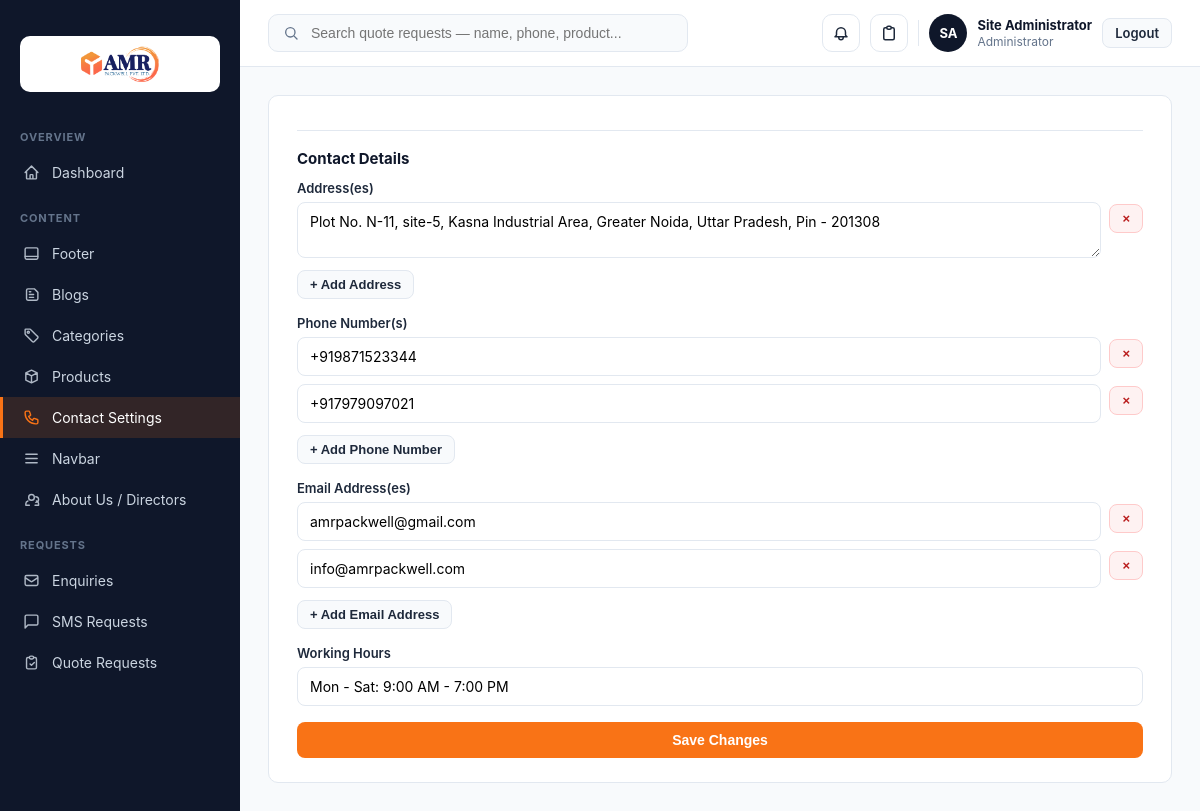
The page /php-admin/admin/contact-settings.php (signed in) on the database its author committed.
### tables this page shows
CREATE TABLE `contact_page_settings` (
  `id` int(11) NOT NULL DEFAULT 1,
  `addresses` text DEFAULT NULL,
  `phones` text DEFAULT NULL,
  `whatsapp_number` varchar(20) DEFAULT NULL,
  `emails` text DEFAULT NULL,
  `working_hours` varchar(150) DEFAULT NULL,
  `map_embed_url` text DEFAULT NULL,
  `google_maps_link` varchar(500) DEFAULT NULL,
  `facebook_url` varchar(255) DEFAULT NULL,
  `instagram_url` varchar(255) DEFAULT NULL,
  `whatsapp_url` varchar(255) DEFAULT NULL,
  `linkedin_url` varchar(255) DEFAULT NULL,
  `youtube_url` varchar(255) DEFAULT NULL,
  `updated_at` timestamp NOT NULL DEFAULT current_timestamp() ON UPDATE current_timestamp()
);

### php-admin/config/db.php (called while the page is built, shortened)
<?php
function db(): PDO
{
    static $pdo = null;
    if ($pdo === null) {
        $dsn = 'mysql:host=' . DB_HOST . ';dbname=' . DB_NAME . ';charset=' . DB_CHARSET;
        try {
            $pdo = new PDO($dsn, DB_USER, DB_PASS, [
                PDO::ATTR_ERRMODE            => PDO::ERRMODE_EXCEPTION,
                PDO::ATTR_DEFAULT_FETCH_MODE => PDO::FETCH_ASSOC,
                PDO::ATTR_EMULATE_PREPARES   => false,
            ]);
        } catch (PDOException $e) {
            error_log('DB connection failed: ' . $e->getMessage());
            http_response_code(500);
            die('Something went wrong. Please try again later.');
        }
    }
    return $pdo;
}

### php-admin/includes/auth.php (called while the page is built, shortened)
<?php
function e(?string $value): string
{
    return htmlspecialchars($value ?? '', ENT_QUOTES, 'UTF-8');
}

### php-admin/admin/contact-settings.php (the view, shortened to what this page needs)
<?php
require_once __DIR__ . '/../includes/auth.php';
require_once __DIR__ . '/../config/db.php';
$stmt = db()->prepare('SELECT * FROM contact_page_settings WHERE id = 1');
$stmt->execute();
$cs = $stmt->fetch();
function cs_decode_list($json)
{
    $list = json_decode($json ?? '', true);
    return array_values($list);
}
$addressesArr = cs_decode_list($cs['addresses'] ?? null);
$phonesArr    = cs_decode_list($cs['phones'] ?? null);
$emailsArr    = cs_decode_list($cs['emails'] ?? null);
require __DIR__ . '/../includes/layout-top.php';
?>
    <form method="post" class="card form-grid">
        <h3>Contact Details</h3>
        <div>
            <label>Address(es)</label>
            <div id="addresses-wrap">
                <?php foreach ($addressesArr as $addr): ?>
                <div class="repeat-row">
                    <textarea name="addresses[]" rows="2" placeholder="e.g. E-11, EPIP Site-5, Kasna, Greater Noida"><?= e($addr) ?></textarea>
                    <button type="button" class="btn btn-sm btn-danger btn-remove-row">&times;</button>
                </div>
                <?php endforeach; ?>
            </div>
            <button type="button" class="btn btn-sm repeat-add-btn" data-target="addresses-wrap" data-type="address">+ Add Address</button>
        </div>
        <div>
            <label>Phone Number(s)</label>
            <div id="phones-wrap">
                <?php foreach ($phonesArr as $phone): ?>
                <div class="repeat-row">
                    <input type="text" name="phones[]" value="<?= e($phone) ?>" placeholder="+919871523344">
                    <button type="button" class="btn btn-sm btn-danger btn-remove-row">&times;</button>
                </div>
                <?php endforeach; ?>
            </div>
            <button type="button" class="btn btn-sm repeat-add-btn" data-target="phones-wrap" data-type="phone">+ Add Phone Number</button>
        </div>
        <div>
            <label>Email Address(es)</label>
            <div id="emails-wrap">
                <?php foreach ($emailsArr as $email): ?>
                <div class="repeat-row">
                    <input type="email" name="emails[]" value="<?= e($email) ?>" placeholder="info@amrpackwell.com">
                    <button type="button" class="btn btn-sm btn-danger btn-remove-row">&times;</button>
                </div>
                <?php endforeach; ?>
            </div>
            <button type="button" class="btn btn-sm repeat-add-btn" data-target="emails-wrap" data-type="email">+ Add Email Address</button>
        </div>
        <div>
            <label>Working Hours</label>
            <input type="text" name="working_hours" value="<?= e($cs['working_hours']) ?>" placeholder="Mon - Sat: 9:00 AM - 7:00 PM">
        </div>
        <button type="submit" class="btn btn-primary">Save Changes</button>
    </form>
<?php require __DIR__ . '/../includes/layout-bottom.php'; ?>

### php-admin/assets/css/admin.css (style rules this page uses)
:root { --primary: #f97316; --primary-dark: #ea580c; --dark: #0f172a; --border: #e2e8f0; --text: #1e293b; --muted: #64748b; --bg: #f8fafc; }
* { box-sizing: border-box; }
body { margin: 0; font-family: -apple-system, BlinkMacSystemFont, "Segoe UI", Roboto, sans-serif; background: var(--bg); color: var(--text); }
.card { background: #fff; border: 1px solid var(--border); border-radius: 10px; padding: 24px 28px; margin-bottom: 20px; }
.form-grid { display: flex; flex-direction: column; gap: 16px; }
.form-grid label { display: block; font-size: 13px; font-weight: 600; margin-bottom: 6px; }
.form-grid input[type=text], .form-grid input[type=email], .form-grid textarea, .form-grid input[type=file] { width: 100%; padding: 10px 12px; border: 1px solid var(--border); border-radius: 8px; font-size: 14px; font-family: inherit; }
.form-grid textarea { resize: vertical; }
.form-grid h3 { margin: 10px 0 -4px; font-size: 15px; color: var(--dark); border-top: 1px solid var(--border); padding-top: 18px; }
.btn { display: inline-block; padding: 10px 20px; border-radius: 8px; font-size: 14px; font-weight: 600; text-decoration: none; border: none; cursor: pointer; }
.btn-primary { background: var(--primary); color: #fff; }
.btn-sm { padding: 6px 12px; font-size: 13px; background: var(--bg); color: var(--text); border: 1px solid var(--border); }
.btn-danger { background: #fef2f2; color: #b91c1c; border: 1px solid #fecaca; }

### php-admin/admin/contact-settings.php (style rules this page uses)
.repeat-row { display: flex; gap: 8px; align-items: flex-start; margin-bottom: 8px; }
.repeat-row textarea, .repeat-row input { flex: 1; }
.repeat-row .btn-remove-row { flex: 0 0 auto; margin-top: 2px; }
.repeat-add-btn { margin-top: 4px; }

### rows shown on the page
contact_page_settings: addresses "Plot No. N-11, site-5, Kasna Industrial Area, Greater Noida, Uttar Pradesh, Pin - 201308", phones "+919871523344", phones "+917979097021", emails "amrpackwell@gmail.com", emails "info@amrpackwell.com", working_hours "Mon - Sat: 9:00 AM - 7:00 PM"

### other values the page prints
$adminInitials "SA"
$_SESSION['admin_name'] "Site Administrator"
